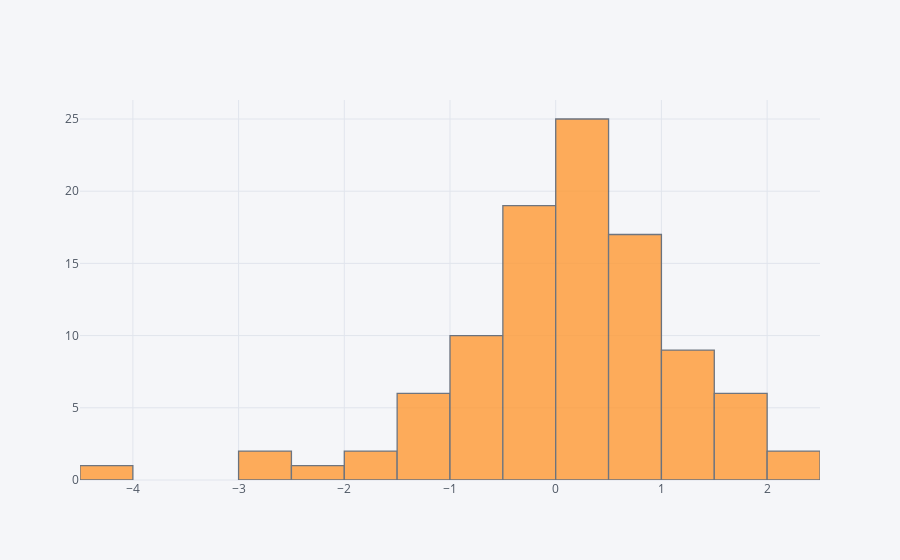

The code cell stored with this chart in its notebook:
### Markdown cell above
## histogram

### Code cell
df['A'].iplot(kind='hist',bins=25)

### Figure 1 — Plotly figure (JSON) as saved in the notebook; plotly's stock layout.template omitted (floating-point values rounded to 4 significant figures)
{"data": [{"histfunc": "count", "histnorm": "", "marker": {"color": "rgba(255, 153, 51, 1.0)", "line": {"color": "#4D5663", "width": 1.3}}, "name": "A", "nbinsx": 25, "opacity": 0.8, "orientation": "v", "type": "histogram", "uid": "d32b1d89-333f-48dd-a03d-20c3407979eb", "x": [0.9347, 0.4005, 0.2128, 0.4152, -0.2034, 0.5176, 0.3531, -2.547, -0.1436, 0.2464, -0.1359, 0.1459, -0.1697, -0.29, 1.842, 0.9997, -0.04585, -0.6652, -2.193, -1.125, -1.101, 1.055, 0.4293, -1.26, 1.406, 0.1289, 1.103, -0.6683, -0.5053, 0.6222, -0.6204, -0.2638, -0.3338, 1.165, 1.183, 0.3257, -0.3286, 0.3933, 1.559, -0.5711, 0.6407, 0.313, 0.5259, -0.2353, 0.8319, -1.198, 0.7784, -0.2557, 0.8127, -0.904, -0.1356, 1.04, 1.998, 0.03152, 1.969, 1.118, 0.5167, 0.6118, 0.4421, 0.6273, -0.5062, 0.4686, 0.02725, -0.2571, 0.279, -0.6358, 0.3445, 1.589, -1.769, -1.673, 0.3442, 0.3264, 1.261, 0.3063, -0.7411, 0.9479, 1.063, -0.3448, -0.4683, 0.6589, 0.6466, 0.4331, 0.7699, -0.3936, 0.8516, -1.01, 0.2189, -0.2296, -1.133, 0.4934, 2.176, 0.4986, -4.388, -0.004729, 1.853, -2.996, 2.483, -0.5334, -0.1819, 0.3258]}], "layout": {"barmode": "overlay", "legend": {"bgcolor": "#F5F6F9", "font": {"color": "#4D5663"}}, "paper_bgcolor": "#F5F6F9", "plot_bgcolor": "#F5F6F9", "title": {"font": {"color": "#4D5663"}}, "xaxis": {"gridcolor": "#E1E5ED", "showgrid": true, "tickfont": {"color": "#4D5663"}, "title": {"font": {"color": "#4D5663"}, "text": ""}, "zerolinecolor": "#E1E5ED"}, "yaxis": {"gridcolor": "#E1E5ED", "showgrid": true, "tickfont": {"color": "#4D5663"}, "title": {"font": {"color": "#4D5663"}, "text": ""}, "zerolinecolor": "#E1E5ED"}}}
